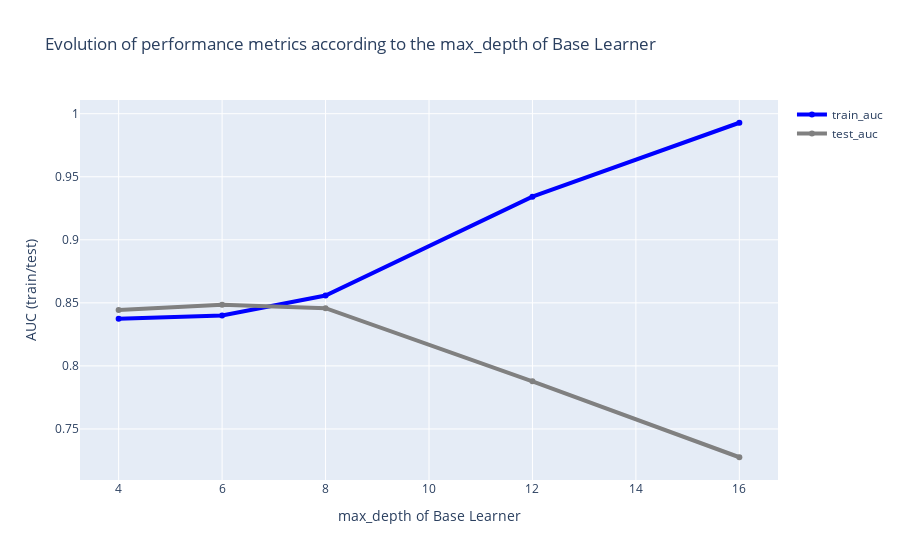

Source (notebook cell):
### Code cell
import plotly.graph_objs as go
from plotly.offline import download_plotlyjs, init_notebook_mode, plot, iplot

trace1 = go.Scatter(
        x=[df_collector_base['base'].iloc[i].max_depth for i in range(len(df_collector_base['base']))],
        y=df_collector_base.train_auc,
        name="train_auc",
        line=dict(color="blue", width=4),
    )

trace2 = go.Scatter(
        x=[df_collector_base['base'].iloc[i].max_depth for i in range(len(df_collector_base['base']))],
        y=df_collector_base.test_auc,
        name="test_auc",
        line=dict(color="gray", width=4),
    )
data = [trace1, trace2]

# Edit the layout
layout = dict(
        title=f"Evolution of performance metrics according to the max_depth of Base Learner",
        xaxis=dict(title="max_depth of Base Learner"),
        yaxis=dict(title=f"AUC (train/test)"),
)

fig = dict(data=data, layout=layout)
iplot(fig)

### Figure 1 — Plotly figure (JSON) as saved in the notebook; plotly's stock layout.template omitted (floating-point values rounded to 4 significant figures)
{"data": [{"line": {"color": "blue", "width": 4}, "name": "train_auc", "type": "scatter", "x": [4, 6, 8, 12, 16], "y": [0.8374, 0.8399, 0.8558, 0.9342, 0.9928]}, {"line": {"color": "gray", "width": 4}, "name": "test_auc", "type": "scatter", "x": [4, 6, 8, 12, 16], "y": [0.8444, 0.8485, 0.8458, 0.7878, 0.7275]}], "layout": {"title": {"text": "Evolution of performance metrics according to the max_depth of Base Learner"}, "xaxis": {"title": {"text": "max_depth of Base Learner"}}, "yaxis": {"title": {"text": "AUC (train/test)"}}}}
